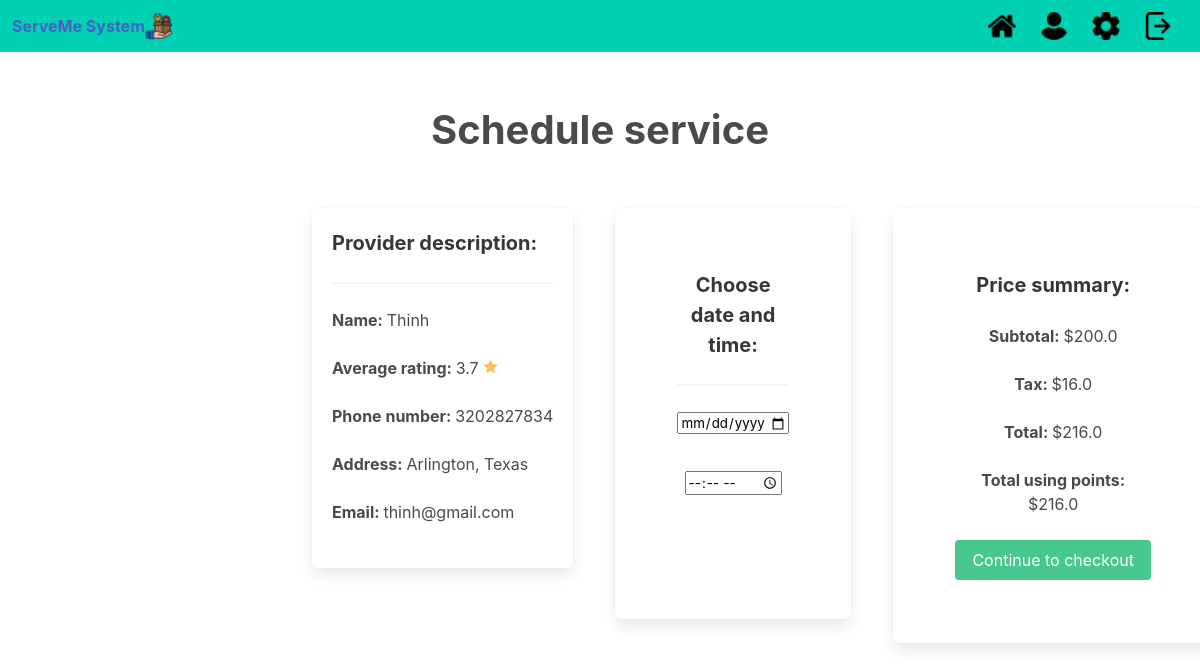
Page /providers?provider_id=1&service_id=1 (signed in) on the committed database.
### serveme/models.py (models this page shows, shortened)
class Provider (db.Model):
    provider_id     = db.Column(db.Integer, primary_key=True)
    userID          = db.Column(db.Integer, db.ForeignKey('user.userID'), nullable=False)
    provider_name   = db.Column(db.String(50), nullable=False)
    rating_avg      = db.Column(db.Float)
    phone_number    = db.Column(db.String(10), nullable=False)
    address         = db.Column(db.String(25), nullable=False)
    email           = db.Column(db.String(20), nullable=False)
    ssn             = db.Column(db.String(9), nullable=False)
    services        = db.relationship('Service', backref='service_provider', lazy=True)

class Service (db.Model):
    provider_id     = db.Column(db.Integer, db.ForeignKey('provider.provider_id'), nullable=False)
    service_id      = db.Column(db.Integer, nullable=False, primary_key=True)
    rating_avg      = db.Column(db.Float(precision=2), nullable=False)
    service_name    = db.Column(db.String(20), nullable=False)
    cost            = db.Column(db.Float(precision=2), nullable=False)
    description     = db.Column(db.String(255), nullable=False)
    category        = db.Column(db.String(20), nullable=False)

### serveme/providerController.py (the view)
@providerController.route('/providers')
def providers():
    provider_id_from_client=request.args.get('provider_id')
    service_id_from_client = request.args.get('service_id')
    points = round(current_user.points,2)
    result = Provider.query.filter_by(provider_id=provider_id_from_client).all()
    service_result = Service.query.filter_by(service_id=service_id_from_client)
    cost= service_result[0].cost
    total_cost=round(0.08*cost+cost,2)
    discounted=total_cost
    if total_cost>points:
        discounted=round(total_cost-points,2)
    else:
    	discounted=0
    return render_template('order.html',provider_id = provider_id_from_client, service_id = service_id_from_client, providers=result, services=service_result,cost=cost,totalcost=total_cost,discounted=discounted, points=points)

### serveme/templates/order.html (shortened to what this page needs)
{% extends "base.html" %}
{% block content %}
<br>
<br>
<div class="is-size-2">
       <b>Schedule service</b>
   </div>
<br>
<br>
{%if providers != null%}
 <div style="display: flex; flex-direction: horizontal; margin-left:20%;">
    <div >
        <div class="box" style="text-align: left">
	<div class="is-size-5">
	<h1><strong>Provider description: </strong></h1>
	</div>
            <hr>
            <b>Name: </b>{{providers[0].provider_name}}</p>
            <br>
            <b>Average rating: </b>{{providers[0].rating_avg}}
            <img src="{{url_for('static', filename='star.png')}}" alt="placeholder" >
	    <br>
            <br>
            <b>Phone number: </b>{{providers[0].phone_number}}
            <br>
            <br>
            <b>Address: </b>{{providers[0].address}}</p>
            <br>
            <b>Email: </b>{{providers[0].email}}</p>
            <br>
        </div>
    </div>
    <form method="POST" action="{{ url_for('orderController.order',cost=discounted, description=services[0].description, provider_id = provider_id, service_id=service_id) }}">
            <div style="display: flex; flex-direction: horizontal;">
                <div class="box" style="margin-left:10%; padding:15%">
                   <div class="is-size-5">
			<h1><strong>Choose date and time:</h1></strong>
		   </div>
                    <hr>
                    <div class="field">
                        <div class="control">
                            <input type="date" name="date" max="3000-12-31" required>
                        </div>
                    </div>
                <br>
                    <div class="field">
                        <div class="control">
                            <input type="time" name="time" required>
                        </div>
                    </div>
                </div>
                {% if services != null %}
                <div  class="box" style="margin-left: 10%;padding:15%" >
                   <div class="is-size-5">
			<h1><strong>Price summary: </strong></h1>
		   </div>
                    <br>
                    <b>Subtotal: </b>${{cost}}
		    <br>
                    <br>
                    <b>Tax: </b>${{0.08 * cost}}
                    <br>
		    <br>
                    <b>Total: </b>${{totalcost}}
		    <br>
		    <br>
                    <b>Total using points: </b>${{discounted}}
                    <br>
		    <br>
                    <button class="button is-success">Continue to checkout</button>
                    <br>
                </div>
                {%endif%}
            </div>
    </form>
</div>
{%endif%}
{% endblock %}

### rows in the picture
Provider: provider_name "Thinh", rating_avg "3.7", phone_number "3202827834", address "Arlington, Texas", email "thinh@gmail.com"
Service: cost "200.0", 0.08*cost "16.0"

### other values in the picture
{{ totalcost }} "216.0"
{{ discounted }} "216.0"
